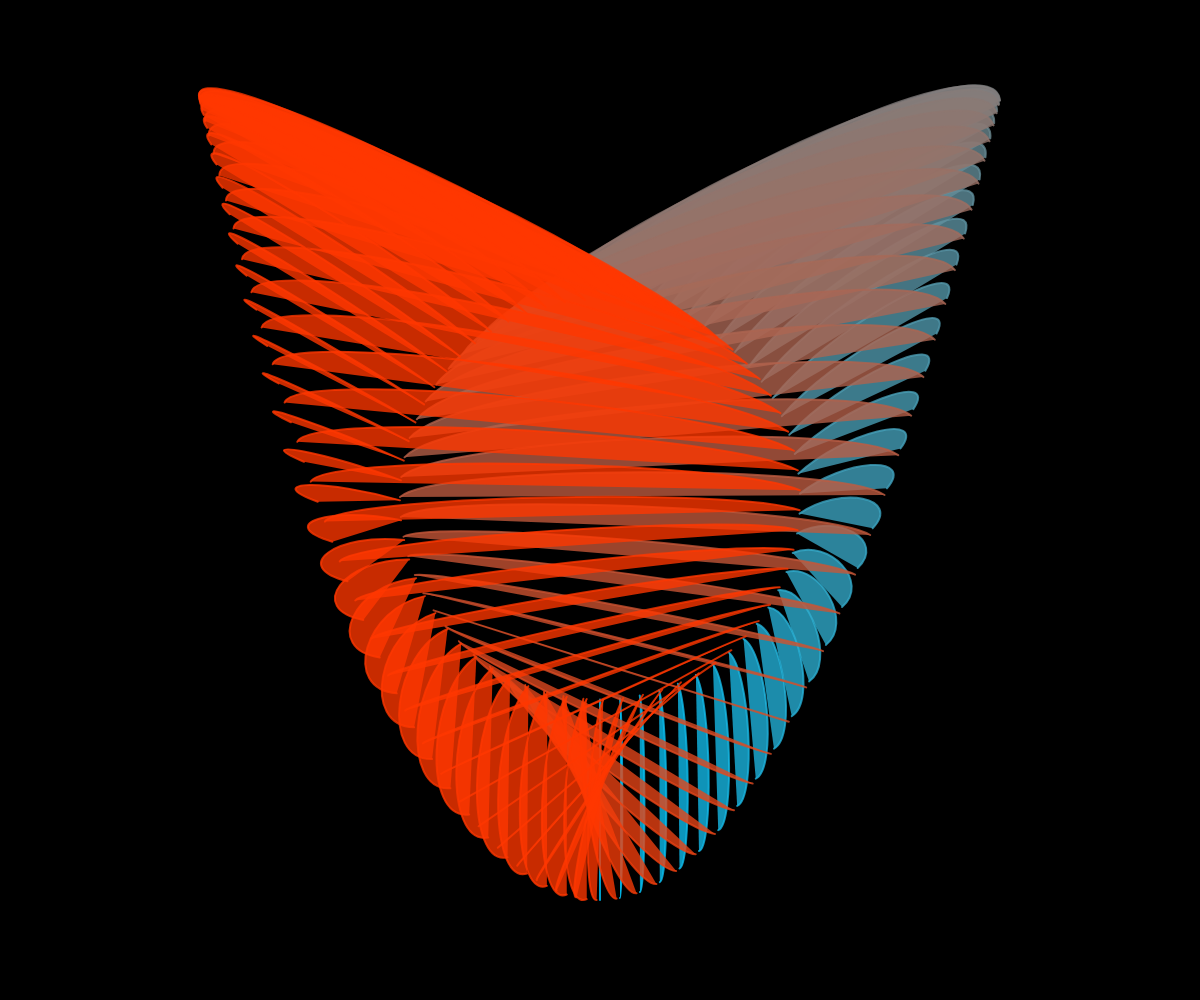
Frame 1 (no input)
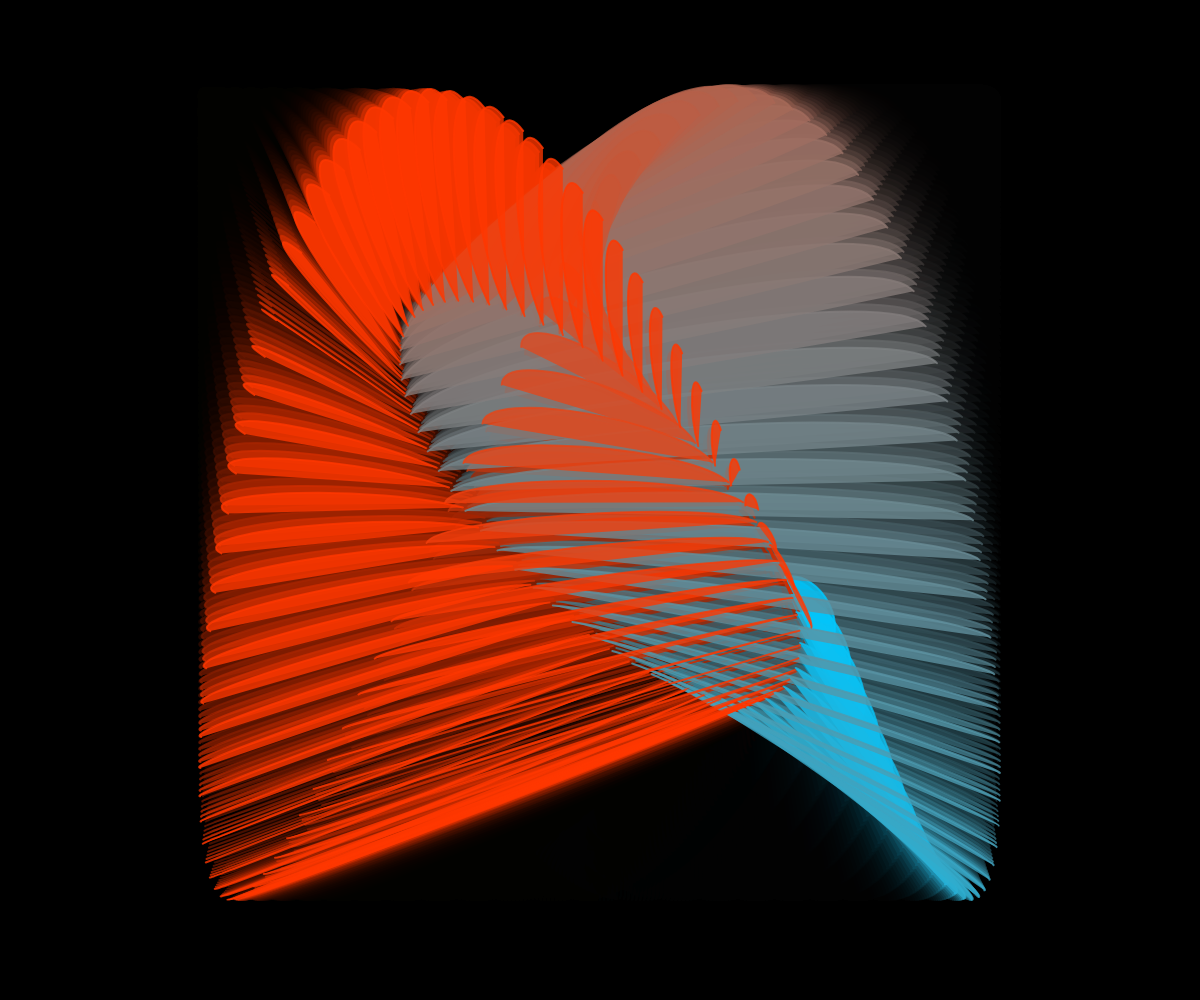
Frame 60 (no input)
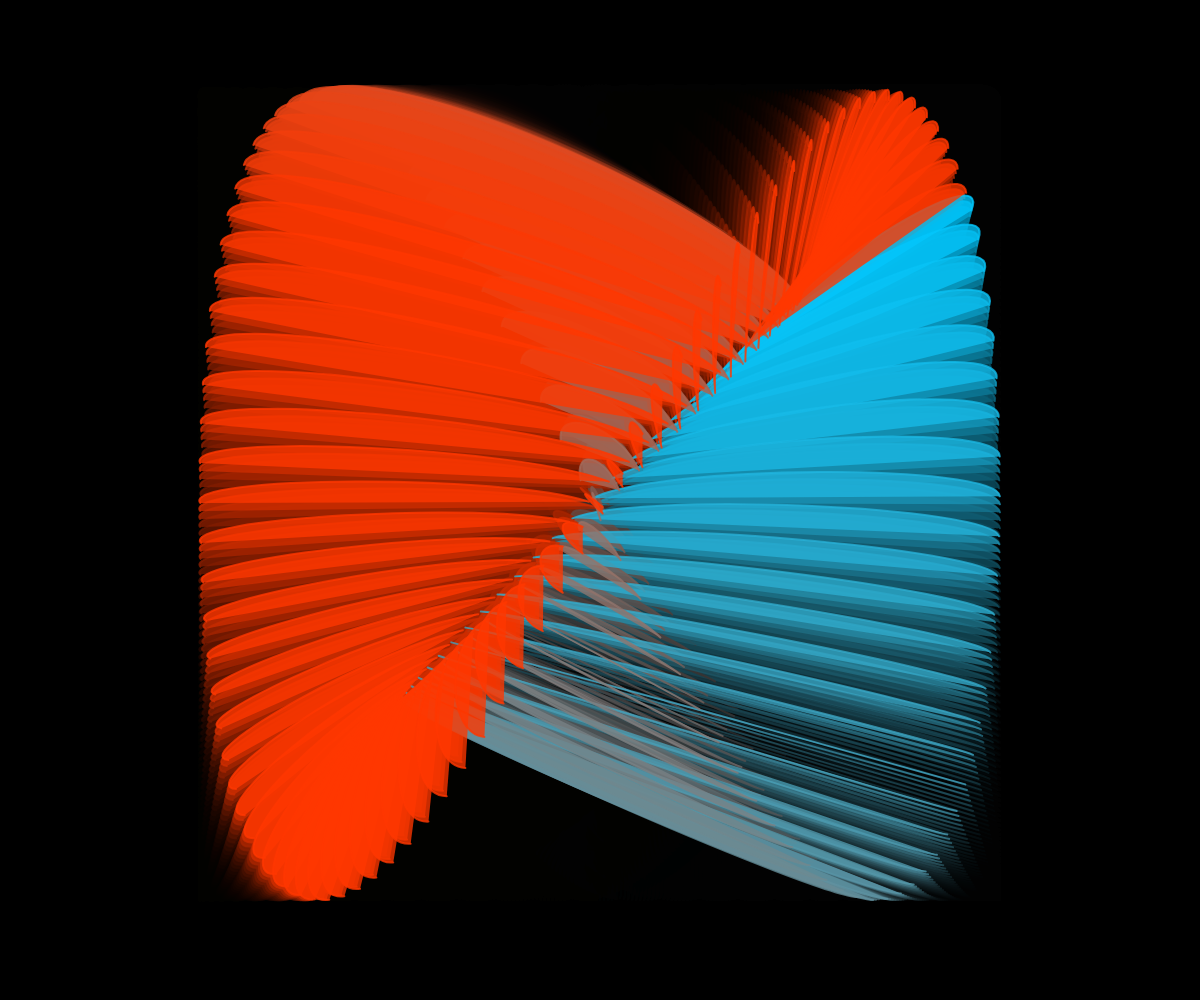
Frame 120 (the mouse pressed at the canvas centre since frame 60)

The p5.js sketch that drew these frames (run headless with seeded random() and noise() and a simulated clock; from frame 60 on, the mouse is pressed at the canvas centre):

// p5.js sketch
// ── sketch.js
/*
Based on Alexander Miller’s video on Recreating Vintage Computer Art with Processing and inspired by John Whitney's work:
https://www.youtube.com/watch?v=LaarVR1AOvs&t=181s
*/

let t = 0;
let numLines = 126;

function setup() {
  createCanvas(windowWidth, windowHeight);
  background(0);
  strokeWeight(2);
}

function draw() {
  background(0,50);
  translate(width / 2, height / 2);

  let amplitude = min(width,height) / 5;

  for (let i = 0; i < numLines; i++) {
    let x1 = sin((t + i) / 10) * amplitude;
    let y1 = cos((-t + i) / 10) * amplitude + sin(((t + 1) / 5) * 50);
    
    let x2 = sin((t + i) / 20) * (amplitude * 2);
    let y2 = cos((-t + i) / 10) * (amplitude * 2);

    let cx1 = sin(i/numLines) * amplitude; // Control Point 1
    let cy1 = cos(i/numLines) * amplitude;

    let cx2 = sin(i/numLines) * amplitude; // Control Point 2
    let cy2 = cos(i/numLines) * amplitude;

    let c = lerpColor(color(0,200,255,200), color(255,55,0,200), i*2 / numLines);
    stroke(c);
    fill(c)
    curve(cx1, cy1, x1, y1, x2, y2, cx2, cy2);
  }

  t += 0.2;
}

function windowResized() {
  resizeCanvas(windowWidth, windowHeight);
  background(0);
}
